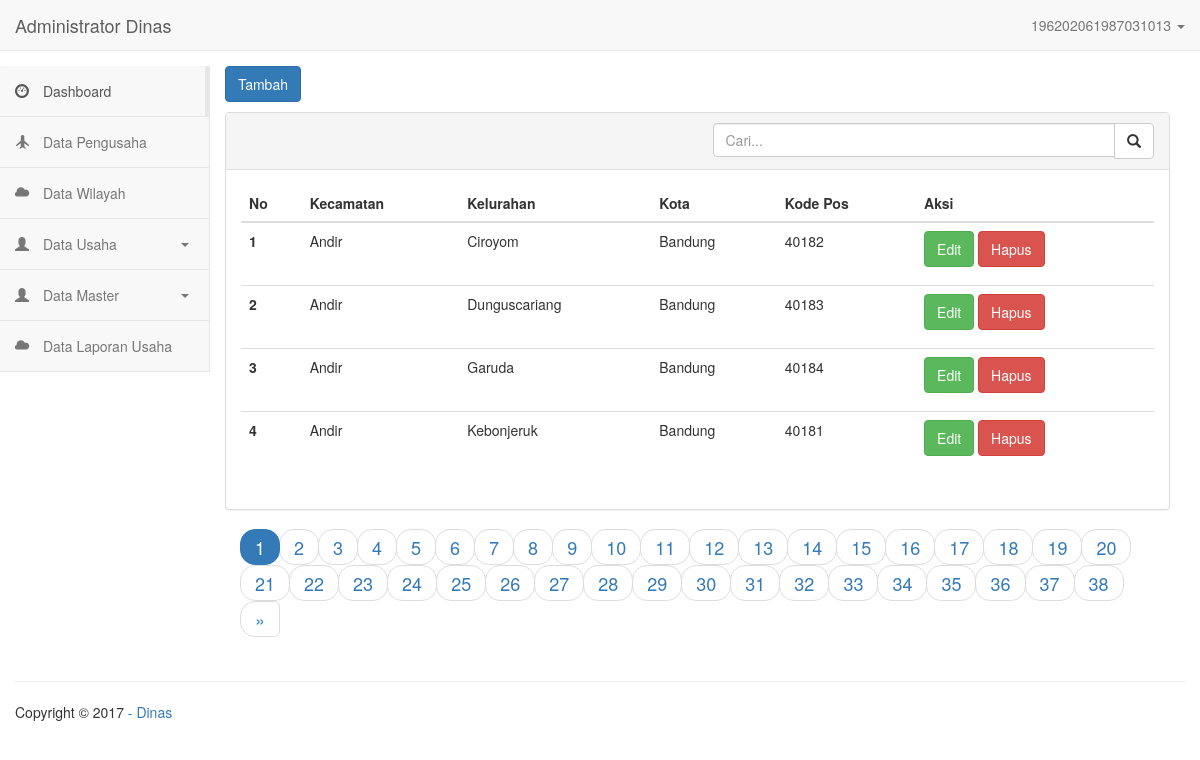
Page /admin/data_wilayah.php (signed in) on the committed database.
### tables this page shows
CREATE TABLE `data_wilayah` (
  `id_wilayah` int(5) NOT NULL,
  `id_kecamatan` int(5) DEFAULT NULL,
  `id_kelurahan` int(5) DEFAULT NULL,
  `kota` varchar(50) NOT NULL,
  `kode_pos` varchar(10) NOT NULL
);

CREATE TABLE `data_kecamatan` (
  `id_kecamatan` int(5) NOT NULL,
  `kecamatan` varchar(100) NOT NULL
);

CREATE TABLE `data_kelurahan` (
  `id_kelurahan` int(5) NOT NULL,
  `kelurahan` varchar(100) NOT NULL
);

### koneksi.php (called while the page is built, shortened)
<?php
class Koneksi{
    public function __construct(){
        $this->koneksi = new mysqli('localhost', 'firdamda_dinas_a', 'kmzwa8awaa12345', 'firdamda_dinas_usaha');
    }
}
?>

### class/admin_dinas.php (called while the page is built, shortened)
<?php
include_once("../koneksi.php");
class admin_dinas extends Koneksi{
  public function tampil_wilayah(){
    $sql       = "SELECT * FROM data_wilayah, data_kecamatan, data_kelurahan WHERE data_wilayah.id_kecamatan = data_kecamatan.id_kecamatan AND data_wilayah.id_kelurahan = data_kelurahan.id_kelurahan ORDER BY data_kecamatan.kecamatan ASC";
    $eksekusi  = $this->koneksi->query($sql);
    while($data = $eksekusi->fetch_array(MYSQLI_ASSOC)){
      $hasil[] = $data;
    }
    return $hasil;
  }
}
?>

### admin/data_wilayah.php (the view, shortened to what this page needs)
<?php
include "../class/admin_dinas.php";
$admin_dinas = new admin_dinas();
?>
<!DOCTYPE html>
<html>
  <head>
    <?php include "pages/header.php"; ?>
  </head>
  <body>
    <?php include "pages/navigation.php"; ?>
      <div class="container-fluid main-container">
      		<?php include "pages/sidebar.php"; ?>
                <?php
                if(isset($_GET['aksi'])){
                  if ($_GET['aksi'] == 'tambah_data') {
                  ?>
                  <div class="col-md-10 content">
                    <a href="data_wilayah.php"><button style="margin-bottom:10px;" type="button" class="btn btn-primary"><< Kembali</button></a>
              			  <div class="panel panel-default">
                      <div class="panel-heading">
                    		<div class="row">
                          <div class="col col-xs-6">
                              <h5>Tambah Data wilayah</h5>
                            </div>
                            <div class="col col-xs-6 text-left">
                            </div>
                        </div>
                    	</div>
                      <div class="panel-body">
                        <form class="form-horizontal" action="data_wilayah.php" method="POST">
                        <fieldset>
                        <?php
                        $ang_wil = $_POST["ang_wil"];
                        if($_POST["jum_kel"]){
                          for($i=1;$i<=$ang_wil;$i++){
                        ?>
                        <div class="form-group">
                          <label class="col-md-4 control-label" for="wilayah">Wilayah ke-<?php echo $i; ?></label>
                        </div>
                        <div class="form-group">
                          <label class="col-md-4 control-label" for="wilayah">Kota</label>
                          <div class="col-md-5">
                            <input name="kota[]" value="Bandung" type="text" class="form-control input-md" readonly>
                          </div>
                        </div>
                        <div class="form-group">
                          <label class="col-md-4 control-label" for="wilayah">Kecamatan</label>
                          <div class="col-md-5">
                            <select name="kecamatan[]">
                              <option value="">-= Pilih Kecamatan =-</option>
                              <?php
                              foreach($admin_dinas->tampil_kecamatan() as $data){
                              ?>
                                <option value="<?php echo $data['id_kecamatan']; ?>"><?php echo $data['kecamatan']; ?></option>
                              <?php
                              }
                              ?>
                            </select>
                          </div>
                        </div>
                        <div class="form-group">
                          <label class="col-md-4 control-label" for="wilayah">Kelurahan</label>
                          <div class="col-md-5">
                            <select name="kelurahan[]">
                              <option value="">-= Pilih Kelurahan =-</option>
                              <?php
                              foreach($admin_dinas->tampil_kelurahan() as $data){
                              ?>
                                <option value="<?php echo $data['id_kelurahan']; ?>"><?php echo $data['kelurahan']; ?></option>
                              <?php
                              }
                              ?>
                            </select>
                          </div>
                        </div>
                        <div class="form-group">
                          <label class="col-md-4 control-label" for="wilayah">Kode Pos</label>
                          <div class="col-md-5">
                            <input name="kode_pos[]" placeholder="Masukan kode pos" type="text" class="form-control input-md" required="">
                          </div>
                        </div>
                        <br>
                        <hr>
                        <br>
                        <?php
                          }
                        }
                        ?>
                        <div class="form-group">
                          <label class="col-md-4 control-label" for="LVR"></label>
                          <div class="col-md-5">
                          <input style="margin-bottom:10px;" type="submit" class="btn btn-primary" value="Simpan" name="tambah_data" />
                          </div>
                        </div>
                        </fieldset>
                        </form>
                      </div>
                    <?php
                  }if($_GET['aksi'] == 'edit_data') {
                    $id_wilayah = $_GET["id_wilayah"];
                    ?>
                    <div class="col-md-10 content">
                      <a href="data_wilayah.php"><button style="margin-bottom:10px;" type="button" class="btn btn-primary"><< Kembali</button></a>
                        <div class="panel panel-default">
                        <div class="panel-heading">
                          <div class="row">
                            <div class="col col-xs-6">
                                <h5>Edit Data wilayah</h5>
                              </div>
                              <div class="col col-xs-6 text-left">
                              </div>
                          </div>
                        </div>
                        <div class="panel-body">
                          <form class="form-horizontal" action="data_wilayah.php" method="POST">
                          <fieldset>
                            <?php
                            foreach($admin_dinas->tampil_wilayah_byid($id_wilayah) as $data){
                            ?>
                            <div class="form-group">
                              <label class="col-md-4 control-label" for="wilayah">Kota</label>
                              <div class="col-md-5">
                                <input name="id_wilayah" type="hidden" class="form-control input-md" value="<?php echo $id_wilayah; ?>" readonly>
                                <input name="kota" value="<?php echo $data["kota"]; ?>" type="text" class="form-control input-md" readonly>
                              </div>
                            </div>
                            <div class="form-group">
                              <label class="col-md-4 control-label" for="wilayah">Kecamatan</label>
                              <div class="col-md-5">
                                <select name="kecamatan">
                                    <option value="<?php echo $data["id_kecamatan"]; ?>"><?php echo $data["kecamatan"]; ?></option>
                                  <?php
                                  foreach($admin_dinas->tampil_kecamatan() as $datax){
                                  ?>
                                    <option value="<?php echo $datax['id_kecamatan']; ?>"><?php echo $datax['kecamatan']; ?></option>
                                  <?php
                                  }
                                  ?>
                                </select>
                              </div>
                            </div>
                            <div class="form-group">
                              <label class="col-md-4 control-label" for="wilayah">Kelurahan</label>
                              <div class="col-md-5">
                                <select name="kelurahan">
                                  <option value="<?php echo $data["id_kelurahan"]; ?>"><?php echo $data["kelurahan"]; ?></option>
                                  <?php
                                  foreach($admin_dinas->tampil_kelurahan() as $datay){
                                  ?>
                                    <option value="<?php echo $datay['id_kelurahan']; ?>"><?php echo $datay['kelurahan']; ?></option>
                                  <?php
                                  }
                                  ?>
                                </select>
                              </div>
                            </div>
                            <div class="form-group">
                              <label class="col-md-4 control-label" for="wilayah">Kode Pos</label>
                              <div class="col-md-5">
                                <input name="kode_pos" value="<?php echo $data["kode_pos"]; ?>" type="text" class="form-control input-md" required="">
                              </div>
                            </div>
                            <br>
                            <hr>
                            <br>
                            <?php
                                }
                                ?>
                          <div class="form-group">
                            <label class="col-md-4 control-label" for="LVR"></label>
                            <div class="col-md-5">
                            <input style="margin-bottom:10px;" type="submit" class="btn btn-primary" value="Simpan" name="edit_data" />
                            </div>
                          </div>
                          </fieldset>
                          </form>
                        </div>
                      <?php
                      }if($_GET['aksi'] == 'hapus_data'){
                        $id_wilayah = $_GET["id_wilayah"];
                        $cek         = $admin_dinas->hapus_wilayah($id_wilayah);
                        if($cek){
                          echo '<script>alert("data berhasil dihapus");</script>';
                          echo '<meta http-equiv="refresh" content="0; url=data_wilayah.php"';
                        }else{
                          echo '<script>alert("data gagal dihapus");</script>';
                        }
                      }
                    }else{
                    ?>
                      <div class="col-md-10 content">
                        <a data-toggle="modal" href="#modalKec"><button style="margin-bottom:10px;" type="button" class="btn btn-primary">Tambah</button></a>
                  			  <div class="panel panel-default">
                            <div class="panel-heading">
                          		<div class="row">
                                <div class="col col-xs-6">
                                  </div>
                                  <div class="col col-xs-6 text-right">
                                    <form action="#" method="get">
                                        <div class="input-group">
                                            <input class="form-control" id="system-search" name="q" placeholder="Cari..." required>
                                            <span class="input-group-btn">
                                                <button type="submit" class="btn btn-default"><i class="glyphicon glyphicon-search"></i></button>
                                            </span>
                                        </div>
                                    </form>
                                  </div>
                              </div>
                          	</div>
                          	<div class="panel-body">
                              <table class="table table-list-search">
                                <thead>
                                  <tr>
                                    <th>No</th>
                                    <th>Kecamatan</th>
                                    <th>Kelurahan</th>
                                    <th>Kota</th>
                                    <th>Kode Pos</th>
                                    <th>Aksi</th>
                                  </tr>
                                </thead>
                                <tbody id="myTable">
                                  <?php
                                  $no = 1;
                                  foreach($admin_dinas->tampil_wilayah() as $data){
                                  ?>
                                  <tr>
                                    <th scope="row"><?php echo $no; ?></th>
                                    <td><?php echo $data['kecamatan']; ?></td>
                                    <td><?php echo $data['kelurahan']; ?></td>
                                    <td><?php echo $data['kota']; ?></td>
                                    <td><?php echo $data['kode_pos']; ?></td>
                                    <td>
                                      <a href="data_wilayah.php?aksi=edit_data&id_wilayah=<?php echo $data['id_wilayah']; ?>"><button style="margin-bottom:10px;" type="button" class="btn btn-success">Edit</button></a>
                                      <a href="data_wilayah.php?aksi=hapus_data&id_wilayah=<?php echo $data['id_wilayah']; ?>"><button style="margin-bottom:10px;" type="button" class="btn btn-danger">Hapus</button></a>
                                    </td>
                                  </tr>
                                  <?php
                                  $no++;
                                  }
                                  ?>
                                </tbody>
                              </table>
                          	</div>
                            <?php
                            }
                            ?>
                            <div class="col-md-12 text-center">
                              <ul class="pagination pagination-lg pager" id="myPager"></ul>
                            </div>
                          </div>
                      </div>
          <?php
          include "pages/footer.php";
          ?>
  </body>
</html>

### rows in the picture
data_wilayah: id_kecamatan.kecamatan "Andir", id_kelurahan.kelurahan "Ciroyom", kota "Bandung", kode_pos "40182"
data_wilayah: id_kecamatan.kecamatan "Andir", id_kelurahan.kelurahan "Dunguscariang", kota "Bandung", kode_pos "40183"
data_wilayah: id_kecamatan.kecamatan "Andir", id_kelurahan.kelurahan "Garuda", kota "Bandung", kode_pos "40184"
data_wilayah: id_kecamatan.kecamatan "Andir", id_kelurahan.kelurahan "Kebonjeruk", kota "Bandung", kode_pos "40181"

### other values in the picture
$_SESSION["nip"] "196202061987031013"
